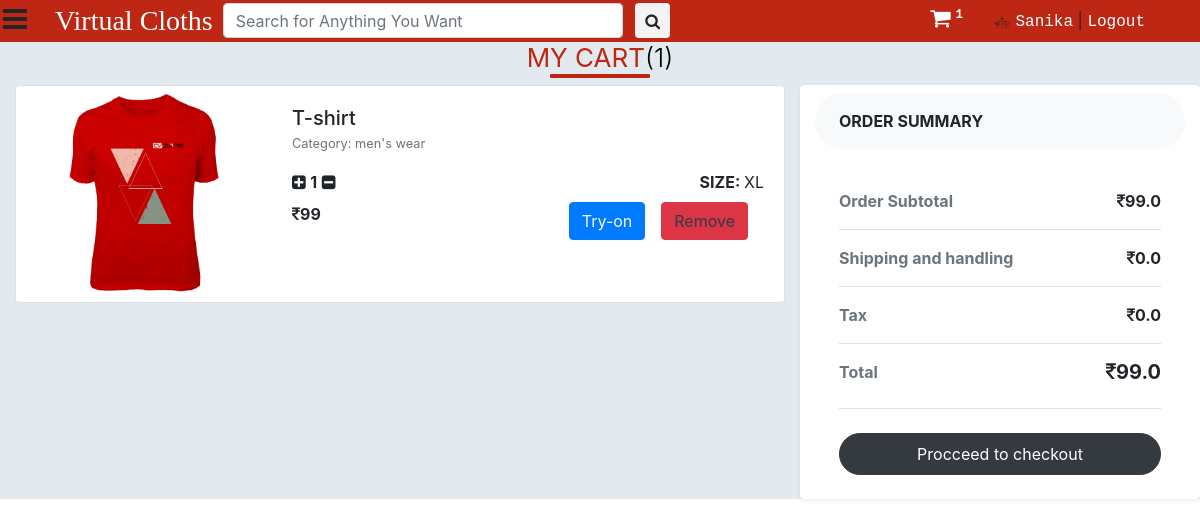
Page /cart/ (signed in) on the committed database.
### main/models.py (models this page shows, shortened)
class UserDetail(models.Model):
	SEX_CHOICES = (("Male",'Male'),("Female",'Female'),("Other",'Other'))
	STATE_CHOICES = (
		("Andaman & Nicobar Islands",'Andaman & Nicobar Islands'),
		("Andhra Pradesh",'Andhra Pradesh'),
		("Arunachal Pradesh",'Arunachal Pradesh'),
		("Assam",'Assam'),
		("Bihar",'Bihar'),
		("Chandigarh",'Chandigarh'),
		("Chhattisgarh",'Chhattisgarh'),
		("Dadra & Nagar Haveli",'Dadra & Nagar Haveli'),
		("Daman and Diu",'Daman and Diu'),
		("Delhi",'Delhi'),
		("Goa",'Goa'),
		("Gujarat",'Gujarat'),
		("Haryana",'Haryana'),
		("Himachal Pradesh",'Himachal Pradesh'),
		("Jammu & Kashmir",'Jammu & Kashmir'),
		("Jharkhand",'Jharkhand'),
		("Karnataka",'Karnataka'),
		("Kerala",'Kerala'),
		("Lakshadweep",'Lakshadweep'),
		("Madhya Pradesh",'Madhya Pradesh'),
		("Maharashtra",'Maharashtra'),
		("Manipur",'Manipur'),
		("Meghalaya",'Meghalaya'),
		("Mizoram",'Mizoram'),
		("Nagaland",'Nagaland'),
		("Odisha",'Odisha'),
		("Puducherry",'Puducherry'),
		("Punjab",'Punjab'),
		("Rajasthan",'Rajasthan'),
		("Sikkim",'Sikkim'),
		("Tamil Nadu",'Tamil Nadu'),
		("Telangana",'Telangana'),
		("Tripura",'Tripura'),
		("Uttarakhand",'Uttarakhand'),
		("Uttar Pradesh",'Uttar Pradesh'),
		("West Bengal",'West Bengal'),
		)
	user = models.OneToOneField(User, on_delete=models.CASCADE,primary_key=True)
	dob = models.DateField(null = True)
	photo = models.ImageField(default='default.png',upload_to='user_photos')
	mobile = models.CharField(max_length=10,null=True)
	alternate_mobile = models.CharField(max_length=10,null=True,blank=True)
	address = models.TextField()
	pincode = models.CharField(max_length=6, null=True)
	landmark = models.CharField(max_length=500, null=True, blank=True)
	locality = models.CharField(max_length=100, null=True, blank=True)
	city = models.CharField(max_length=100, null=True, blank=True)
	state = models.CharField(max_length=50,choices=STATE_CHOICES, null=True)
	sex = models.CharField(max_length=6,choices=SEX_CHOICES, null=True)

class Cart(models.Model):
	user = models.ForeignKey(User, on_delete=models.CASCADE)
	product_id = models.CharField(max_length=100)
	product_size = models.CharField(max_length=20,default='',null=True)
	number = models.PositiveIntegerField(default=0)

### saler/models.py (models this page shows, shortened)
class Product(models.Model):
	GST_CHOICES = (("0",'0'),("3",'3'),("5",'5'),("12",'12'),("18",'18'),("28",'28'))
	product_id = models.BigAutoField(primary_key=True)
	product_id2 = models.CharField(max_length=100,default='')
	shop = models.ForeignKey(User, on_delete=models.CASCADE,default='')
	product_name = models.CharField(max_length=100)
	category = models.ForeignKey(category, default="", verbose_name="Category", on_delete=models.SET_DEFAULT, null=True)
	subcategory = models.CharField(max_length=50, default="")
	price = models.IntegerField(default=0)
	price_not = models.IntegerField(default=999)
	desc = models.TextField()
	gst = models.CharField(default='0',max_length=3,choices=GST_CHOICES)
	pub_date = models.DateField(auto_now=True)
	image1 = models.ImageField(upload_to='products/images', default="",null=True)
	image2 = models.ImageField(upload_to='products/images', default="",null=True,blank=True)
	image3 = models.ImageField(upload_to='products/images', default="",null=True,blank=True)
	image4 = models.ImageField(upload_to='products/images', default="",null=True,blank=True)
	image5 = models.ImageField(upload_to='products/images', default="",null=True,blank=True)

class category(models.Model):
	name = models.CharField(max_length=50, default="")
	sub_Categories  = models.TextField(default="")
	def __str__(self):
		return f'{self.name}'

### main/views.py (the view)
# urls.py: path('cart/', views.cart, name="main_cart"),
@login_required
def cart(request):
	if request.user.is_authenticated:
		allProds = []
		subtotal = 0.0
		delev = 0.0
		tax = 0.0
		cart_prods = [p for p in Cart.objects.all() if p.user == request.user]
		for p in cart_prods:
			tempTotal = p.number * Product.objects.filter(product_id=p.product_id)[0].price
			subtotal += tempTotal
			tax += tempTotal*int(Product.objects.filter(product_id=p.product_id).first().gst)/100
		for cprod in cart_prods:
			prod = Product.objects.filter(product_id=cprod.product_id)[0]
			allProds.append([cprod, prod])
		params = {
					'allProds':allProds,
					'cart_element_no' : len([p for p in Cart.objects.all() if p.user == request.user]),
					'total':subtotal+tax+delev,
					'subtotal':subtotal,
					'tax':tax,
					'delev':delev,
					'category':category.objects.all(),
				}
		return render(request,'main/cart.html', params)

### main/templatetags/app_tags.py (called while the page is built)
@register.filter(name='split')
def split(str, key):
    return str.split(key)

### main/templates/main/cart.html (shortened to what this page needs)
{% extends 'main/base.html' %}
{% load static %}
{% block main_body %}
<div class="container-fluid" style="background-color: #e2eaef">
  <h2><b>My Cart</b>({{cart_element_no}})</h2>
  <div class="row">
    <div class="col-md-8  mt-1" style="overflow-y: scroll; max-height: 100%">
      <div class="table-responsive">
        {% for cprod, prod in allProds %}
        <div class="card mb-1">
          <div class="row no-gutters">
            <div class="col-md-4 p-2" style="text-align: center;">
              <img src="{{prod.image1.url}}" class="card-img" alt="..."
                style="max-height: 200px; width: auto; max-width: 100%">
            </div>
            <div class="col-md-8">
              <div class="card-body">
                <h5 class="card-title mb-0">{{prod.product_name}}</h5>
                <p class="card-text"><small class="text-muted">Category: {{prod.category}}</small></p>
                <div class="">
                  <div style="float: left;">
                    <p class="card-text"><i class="fa fa-plus-square plus_prod" product_id={{cprod.id}}
                        aria-hidden="true"></i> <strong>{{cprod.number}}</strong> <i
                        class="fa fa-minus-square minus_prod" aria-hidden="true" product_id={{cprod.id}}></i></p>
                  </div>
                  <div style="float: right;">
                    <p class="card-text"><strong>SIZE: </strong>
                      {{cprod.product_size}}
                    </p>
                  </div>
                </div>
                <br>
                <div class="mt-2 pb-1">
                  <div style="float: left;">
                    <p class="card-text"><strong><i class="fa fa-inr" aria-hidden="true"></i>{{prod.price}}</strong></p>
                  </div>
                  <form action="{% url 'tryon' prod.pk %}" method="POST">
                    <div style="float: right;">
                      <a class="btn btn-danger text-dark delete mx-3" product_id={{cprod.id}}
                        style="float: right; color: #fff;">Remove</a>
                      <button class="btn btn-primary text-light" type="submit"
                        style="float: right; color: #fff;">Try-on</button>
                    </div>
                  </form>
                </div>
              </div>
            </div>
          </div>
        </div>
        {% endfor %}
      </div>
    </div>
    <div class="col-lg-4 bg-white rounded shadow-sm mt-1" style="height: 100%">
      <div class="bg-light rounded-pill px-4 py-3 text-uppercase font-weight-bold mt-2">Order summary
      </div>
      <div class="p-4">
        <ul class="list-unstyled mb-4">
          <li class="d-flex justify-content-between py-3 border-bottom"><strong class="text-muted">Order Subtotal
            </strong><strong id="subtotal"><i class="fa fa-inr" aria-hidden="true"></i>{{subtotal}}</strong></li>
          <li class="d-flex justify-content-between py-3 border-bottom"><strong class="text-muted">Shipping and
              handling</strong><strong id="delev"><i class="fa fa-inr" aria-hidden="true"></i>{{delev}}</strong></li>
          <li class="d-flex justify-content-between py-3 border-bottom"><strong class="text-muted">Tax</strong><strong
              id="tax"><i class="fa fa-inr" aria-hidden="true"></i>{{tax}}</strong></li>
          <li class="d-flex justify-content-between py-3 border-bottom"><strong class="text-muted">Total</strong>
            <h5 class="font-weight-bold" id="total"><i class="fa fa-inr" aria-hidden="true"></i>{{total}}</h5>
          </li>
        </ul><a href="{% url 'main_checkout' %}" class="btn btn-dark rounded-pill py-2 btn-block">Procceed to
          checkout</a>
      </div>
    </div>
  </div>
</div>
{% endblock main_body %}

### main/templates/main/base.html (shortened to what this page needs)
<!DOCTYPE html>
<html>
<head>
	{% load static %}
	{% load app_tags %}
	<link href="{% static 'main/css/bootstrap.min.css' %}" rel="stylesheet" type="text/css" media="all" />
	<link href="{% static 'main/css/style.css' %}" rel="stylesheet" type="text/css" media="all" />
	<link href="{% static 'saler/font-awesome/css/font-awesome.min.css' %}" rel="stylesheet">
</head>
<body>
	<nav class="main_nav" id="main_nav">
		<div class="container">
			<div class="nav_links">
				<a href="{% url 'home' %}" class="logo">Virtual Cloths</i></a>
				<form class="form-inline my-2 my-lg-0 serch" action="/search">
					<input class="form-control mr-sm-2" type="search" placeholder="Search for Anything You Want"
						aria-label="Search" name="query">
					<button class="btn" type="submit" style="margin: 0;"><i class="fa fa-search"
							aria-hidden="true"></i></button>
				</form>
			</div>
			<div class="user_links pt-1">
				<a href="{% url 'main_cart' %}" style="font-size: 22px; color: #fff; margin-right: 20px;"><i
						class="fa fa-shopping-cart" aria-hidden="true"></i><sup><span class="badge"
							id="cart_no">{{cart_element_no}}</span></sup></a>
				{% if request.user.is_authenticated %}
				<a href="##" data-container="body" data-toggle="popover" data-placement="bottom" data-trigger="focus"
					data-html="true"
					data-content="<a href='{% url 'myorders' %}'>My Order</a><br><a href='{% url 'account_settings' %}'>Account Settings</a>"><img
						src="{{request.user.userdetail.photo.url}}"
						style="height: 20px; width: 20px; border-radius: 10px; margin-right: 3px;">{{request.user.first_name}}</a>&nbsp;|
				<a href="{% url 'logout' %}">Logout</a>
				{% else %}
				<a href="{% url 'login' %}">Login</a>&nbsp;|
				<a href="{% url 'signup' %}">Register</a>&nbsp;|
				<a href="{% url 'seller_signup' %}">Seller</a>
				{% endif %}
			</div>
		</div>
	</nav>
	<a class="menu_bar"><i class="fa fa-bars" aria-hidden="true"></i></a>
	<main class="" id="menu_close">
		{% block main_body %}
		{% endblock main_body %}
	</main>
</body>
</html>

### main/static/main/css/style.css (style rules this page uses)
body a { text-decoration:none; transition:0.5s all; -webkit-transition:0.5s all; -moz-transition:0.5s all; -o-transition:0.5s all; -ms-transition:0.5s all; }
.menu_bar { position: fixed; top: -2px; left: 3px; z-index: 99; color: #fff; font-size: 28px; }
main { transition: all 300ms linear; padding-top: 42px; }
.main_nav input { height: 35px; }
.main_nav button { background-color: #f4f4f4; height: 35px; padding: 0 9px 0 9px; }
.main_nav { height: 42px; width: 100%; position: fixed; background-color: #be2714; z-index: 99; }
.main_nav .serch { display: inline; float: right; padding: 3px 0 0 10px; }
.main_nav .serch input { width: 400px; }
.main_nav .nav_links { float: left; margin-left: 10px; }
.main_nav .nav_links .logo { font-size: 28px; font-family: stormextrabold; color: #fff; }
.main_nav .nav_links a { font-family: Courier New; color: #fff; }
.main_nav .user_links { float: right; margin-right: 10px }
.main_nav .user_links a { font-family: Courier New; color: #fff; }

### main/templates/main/cart.html (style rules this page uses)
h2 { color: #000; font-size: 26px; font-weight: 300; text-align: center; text-transform: uppercase; position: relative; }
h2 b { color: #be2714; }
h2::after { content: ""; width: 100px; position: absolute; margin: 0 auto; height: 4px; border-radius: 1px; background: #be2714; left: 0; right: 0; bottom: -5px; }

### rows in the picture
Cart: image1 (picture), product_name "T-shirt", category "men's wear", number "1", product_size "XL", price "99"

### other values in the picture
{{ cart_element_no }} "1"
{{ request.user.first_name }} "Sanika"
{{ subtotal }} "99.0"
{{ delev }} "0.0"
{{ tax }} "0.0"
{{ total }} "99.0"
